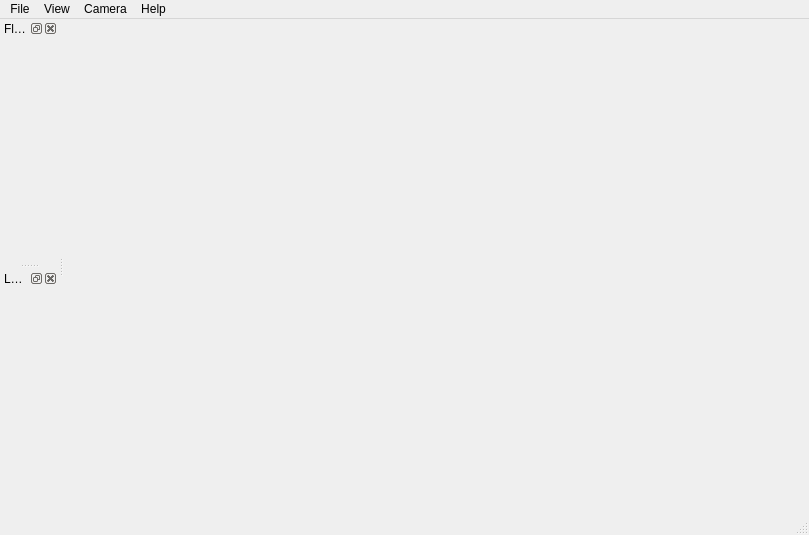
<?xml version="1.0" encoding="UTF-8"?>
<ui version="4.0">
 <class>MainWindow</class>
 <widget class="QMainWindow" name="MainWindow">
  <property name="geometry">
   <rect>
    <x>0</x>
    <y>0</y>
    <width>809</width>
    <height>535</height>
   </rect>
  </property>
  <property name="windowTitle">
   <string>MainWindow</string>
  </property>
  <widget class="QWidget" name="centralwidget"/>
  <widget class="QMenuBar" name="menubar">
   <property name="geometry">
    <rect>
     <x>0</x>
     <y>0</y>
     <width>809</width>
     <height>23</height>
    </rect>
   </property>
   <widget class="QMenu" name="menuFile">
    <property name="title">
     <string>File</string>
    </property>
    <widget class="QMenu" name="menuRecent_Files">
     <property name="title">
      <string>Recent Files</string>
     </property>
    </widget>
    <addaction name="actionNew"/>
    <addaction name="actionOpen"/>
    <addaction name="actionSave"/>
    <addaction name="actionSave_As"/>
    <addaction name="separator"/>
    <addaction name="actionExport_Image"/>
    <addaction name="separator"/>
    <addaction name="menuRecent_Files"/>
    <addaction name="separator"/>
    <addaction name="actionWork_Offline"/>
    <addaction name="separator"/>
    <addaction name="actionExit"/>
   </widget>
   <widget class="QMenu" name="menuView">
    <property name="title">
     <string>View</string>
    </property>
    <addaction name="separator"/>
    <addaction name="separator"/>
    <addaction name="actionEdit"/>
    <addaction name="actionReset_View"/>
    <addaction name="separator"/>
    <addaction name="actionFrame_Dump"/>
    <addaction name="separator"/>
    <addaction name="actionShow_Position"/>
    <addaction name="actionShow_Eye_Altitude"/>
    <addaction name="actionShow_Job_Feedback"/>
    <addaction name="actionShow_Date_Feedback"/>
    <addaction name="actionShow_Borders"/>
    <addaction name="actionAllow_Splitting"/>
    <addaction name="actionKeep_Detail"/>
   </widget>
   <widget class="QMenu" name="menuHelp">
    <property name="title">
     <string>Help</string>
    </property>
    <addaction name="actionAbout"/>
   </widget>
   <widget class="QMenu" name="menuCamera">
    <property name="title">
     <string>Camera</string>
    </property>
    <addaction name="actionNew_Path"/>
    <addaction name="separator"/>
    <addaction name="actionAppend_Camera"/>
    <addaction name="actionPrepend_Camera"/>
    <addaction name="actionInsert_Between_Closest"/>
    <addaction name="actionRemove_Closest"/>
    <addaction name="actionReplace_Closest"/>
    <addaction name="actionClose_Path"/>
    <addaction name="separator"/>
    <addaction name="actionPlay_Forward"/>
    <addaction name="actionPlay_Backward"/>
    <addaction name="actionStopCameraAnimation"/>
    <addaction name="separator"/>
    <addaction name="separator"/>
    <addaction name="separator"/>
   </widget>
   <addaction name="menuFile"/>
   <addaction name="menuView"/>
   <addaction name="menuCamera"/>
   <addaction name="menuHelp"/>
  </widget>
  <widget class="QStatusBar" name="statusbar"/>
  <widget class="QDockWidget" name="dockWidget">
   <property name="windowTitle">
    <string>FlyTo</string>
   </property>
   <attribute name="dockWidgetArea">
    <number>1</number>
   </attribute>
   <widget class="QWidget" name="dockWidgetContents">
    <layout class="QVBoxLayout" name="verticalLayout_2">
     <property name="margin">
      <number>0</number>
     </property>
     <item>
      <widget class="Minerva::QtWidgets::FlyTo" name="_flyTo" native="true"/>
     </item>
    </layout>
   </widget>
  </widget>
  <widget class="QDockWidget" name="dockWidget_3">
   <property name="windowTitle">
    <string>Layers</string>
   </property>
   <attribute name="dockWidgetArea">
    <number>1</number>
   </attribute>
   <widget class="QWidget" name="dockWidgetContents_3">
    <layout class="QVBoxLayout" name="verticalLayout">
     <property name="margin">
      <number>0</number>
     </property>
     <item>
      <widget class="Minerva::QtWidgets::LayersTree" name="_layers" native="true"/>
     </item>
    </layout>
   </widget>
  </widget>
  <action name="actionD">
   <property name="text">
    <string>d</string>
   </property>
  </action>
  <action name="actionGIS_Favorites">
   <property name="text">
    <string>GIS Favorites</string>
   </property>
  </action>
  <action name="actionText_Output">
   <property name="text">
    <string>Text Output</string>
   </property>
  </action>
  <action name="actionAbout">
   <property name="text">
    <string>About</string>
   </property>
  </action>
  <action name="actionNew">
   <property name="text">
    <string>New</string>
   </property>
  </action>
  <action name="actionOPen">
   <property name="text">
    <string>Open</string>
   </property>
  </action>
  <action name="actionSave">
   <property name="text">
    <string>Save</string>
   </property>
  </action>
  <action name="actionExport_Image">
   <property name="text">
    <string>Export Image..</string>
   </property>
  </action>
  <action name="actionSave_As">
   <property name="text">
    <string>Save As...</string>
   </property>
  </action>
  <action name="actionD_2">
   <property name="text">
    <string>d</string>
   </property>
  </action>
  <action name="actionExit">
   <property name="text">
    <string>Exit</string>
   </property>
  </action>
  <action name="actionWork_Offline">
   <property name="text">
    <string>Work Offline</string>
   </property>
  </action>
  <action name="actionOpen">
   <property name="text">
    <string>Open...</string>
   </property>
  </action>
  <action name="actionSnap_Shot">
   <property name="text">
    <string>Snap Shot...</string>
   </property>
  </action>
  <action name="actionReset_View">
   <property name="text">
    <string>Reset View</string>
   </property>
  </action>
  <action name="actionAuto">
   <property name="text">
    <string>Auto</string>
   </property>
  </action>
  <action name="actionEdit">
   <property name="text">
    <string>Edit Near Far Ratio...</string>
   </property>
  </action>
  <action name="actionStart">
   <property name="text">
    <string>Start</string>
   </property>
  </action>
  <action name="actionStop">
   <property name="text">
    <string>Stop</string>
   </property>
  </action>
  <action name="actionNew_Path">
   <property name="text">
    <string>New Path</string>
   </property>
  </action>
  <action name="actionAppend_Camera">
   <property name="text">
    <string>Append Camera</string>
   </property>
  </action>
  <action name="actionPrepend_Camera">
   <property name="text">
    <string>Prepend Camera</string>
   </property>
  </action>
  <action name="actionInsert_Between_Closest">
   <property name="text">
    <string>Insert Between Closest</string>
   </property>
  </action>
  <action name="actionRemove_Closest">
   <property name="text">
    <string>Remove Closest</string>
   </property>
  </action>
  <action name="actionClose_Path">
   <property name="text">
    <string>Close Path</string>
   </property>
  </action>
  <action name="actionReplace_Closest">
   <property name="text">
    <string>Replace Closest</string>
   </property>
  </action>
  <action name="actionPlay_Forward">
   <property name="text">
    <string>Play Forward</string>
   </property>
  </action>
  <action name="actionPlay_Backward">
   <property name="text">
    <string>Play Backward</string>
   </property>
  </action>
  <action name="actionNext_Camera">
   <property name="text">
    <string>Next Camera</string>
   </property>
  </action>
  <action name="actionPrevious_Camera">
   <property name="text">
    <string>Previous Camera</string>
   </property>
  </action>
  <action name="actionStopCameraAnimation">
   <property name="text">
    <string>Stop</string>
   </property>
  </action>
  <action name="action1">
   <property name="text">
    <string>1</string>
   </property>
  </action>
  <action name="action2">
   <property name="text">
    <string>2</string>
   </property>
  </action>
  <action name="action3">
   <property name="text">
    <string>3</string>
   </property>
  </action>
  <action name="action4">
   <property name="text">
    <string>4</string>
   </property>
  </action>
  <action name="action10">
   <property name="text">
    <string>10</string>
   </property>
  </action>
  <action name="action20">
   <property name="text">
    <string>25</string>
   </property>
  </action>
  <action name="action30">
   <property name="text">
    <string>30</string>
   </property>
  </action>
  <action name="action50">
   <property name="text">
    <string>50</string>
   </property>
  </action>
  <action name="action100">
   <property name="text">
    <string>100</string>
   </property>
  </action>
  <action name="action500">
   <property name="text">
    <string>500</string>
   </property>
  </action>
  <action name="action1000">
   <property name="text">
    <string>1000</string>
   </property>
  </action>
  <action name="actionLoop">
   <property name="text">
    <string>Loop</string>
   </property>
  </action>
  <action name="actionFrame_Dump">
   <property name="checkable">
    <bool>true</bool>
   </property>
   <property name="text">
    <string>Frame Dump</string>
   </property>
  </action>
  <action name="actionShow_Position">
   <property name="checkable">
    <bool>true</bool>
   </property>
   <property name="checked">
    <bool>true</bool>
   </property>
   <property name="text">
    <string>Show Position</string>
   </property>
  </action>
  <action name="actionShow_Eye_Altitude">
   <property name="checkable">
    <bool>true</bool>
   </property>
   <property name="checked">
    <bool>true</bool>
   </property>
   <property name="text">
    <string>Show Eye Altitude</string>
   </property>
  </action>
  <action name="actionIncreaseDetail">
   <property name="text">
    <string>Increase</string>
   </property>
  </action>
  <action name="actionDecreaseDetail">
   <property name="text">
    <string>Decrease</string>
   </property>
  </action>
  <action name="actionShow_Job_Feedback">
   <property name="checkable">
    <bool>true</bool>
   </property>
   <property name="checked">
    <bool>false</bool>
   </property>
   <property name="text">
    <string>Show Job Feedback</string>
   </property>
  </action>
  <action name="actionShow_Date_Feedback">
   <property name="checkable">
    <bool>true</bool>
   </property>
   <property name="checked">
    <bool>true</bool>
   </property>
   <property name="text">
    <string>Show Date Feedback</string>
   </property>
  </action>
  <action name="actionShow_Borders">
   <property name="checkable">
    <bool>true</bool>
   </property>
   <property name="checked">
    <bool>true</bool>
   </property>
   <property name="text">
    <string>Show Borders</string>
   </property>
  </action>
  <action name="actionAllow_Splitting">
   <property name="checkable">
    <bool>true</bool>
   </property>
   <property name="checked">
    <bool>true</bool>
   </property>
   <property name="text">
    <string>Allow Splitting</string>
   </property>
  </action>
  <action name="actionKeep_Detail">
   <property name="checkable">
    <bool>true</bool>
   </property>
   <property name="text">
    <string>Keep Detail</string>
   </property>
  </action>
 </widget>
 <customwidgets>
  <customwidget>
   <class>Minerva::QtWidgets::FlyTo</class>
   <extends>QWidget</extends>
   <header>Minerva/Qt/Widgets/FlyTo.h</header>
   <container>1</container>
  </customwidget>
  <customwidget>
   <class>Minerva::QtWidgets::LayersTree</class>
   <extends>QWidget</extends>
   <header>Minerva/Qt/Widgets/LayersTree.h</header>
   <container>1</container>
  </customwidget>
 </customwidgets>
 <resources/>
 <connections/>
</ui>
